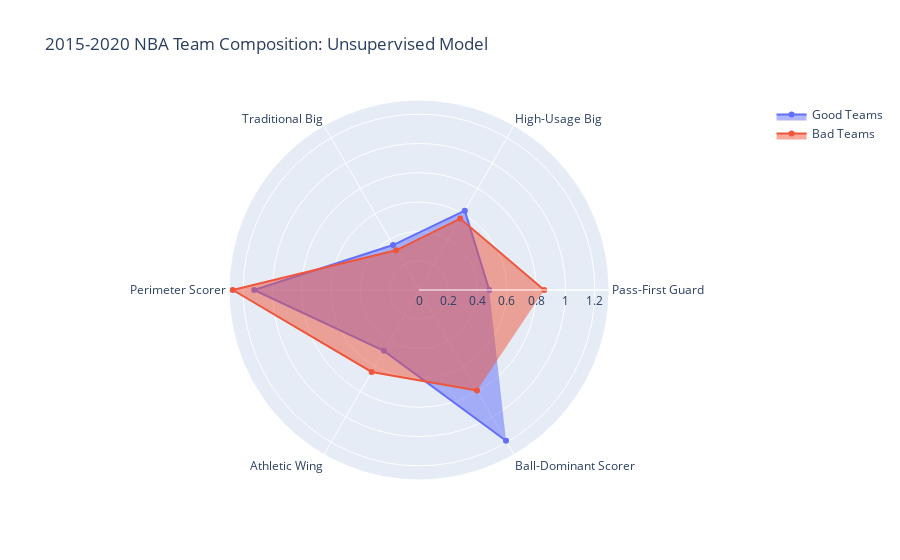

The notebook cell saved with this chart:
### Code cell
plot_radar(df, classes)

### Figure 1 — Plotly figure (JSON) as saved in the notebook; plotly's stock layout.template omitted (floating-point values rounded to 4 significant figures)
{"data": [{"fill": "toself", "name": "Good Teams", "r": [0.4792, 0.625, 0.3542, 1.125, 0.4792, 1.188], "theta": ["Pass-First Guard", "High-Usage Big", "Traditional Big", "Perimeter Scorer", "Athletic Wing", "Ball-Dominant Scorer"], "type": "scatterpolar"}, {"fill": "toself", "name": "Bad Teams", "r": [0.8542, 0.5625, 0.3125, 1.271, 0.6458, 0.7917], "theta": ["Pass-First Guard", "High-Usage Big", "Traditional Big", "Perimeter Scorer", "Athletic Wing", "Ball-Dominant Scorer"], "type": "scatterpolar"}], "layout": {"polar": {"radialaxis": {"visible": true}}, "showlegend": true, "title": {"text": "2015-2020 NBA Team Composition: Unsupervised Model"}}}
